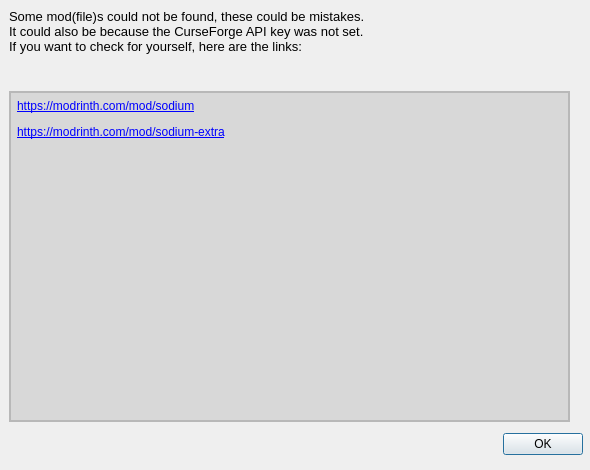
<?xml version="1.0" encoding="UTF-8"?>
<ui version="4.0">
 <class>Dialog</class>
 <widget class="QDialog" name="Dialog">
  <property name="geometry">
   <rect>
    <x>0</x>
    <y>0</y>
    <width>590</width>
    <height>470</height>
   </rect>
  </property>
  <property name="minimumSize">
   <size>
    <width>590</width>
    <height>470</height>
   </size>
  </property>
  <property name="maximumSize">
   <size>
    <width>590</width>
    <height>470</height>
   </size>
  </property>
  <property name="windowTitle">
   <string>Mods not found</string>
  </property>
  <property name="windowIcon">
   <iconset>
    <normaloff>../icon/mc_mod_updater_icon.ico</normaloff>../icon/mc_mod_updater_icon.ico</iconset>
  </property>
  <property name="styleSheet">
   <string notr="true">/*
#scrollAreaWidgetContents {
	background-color: plum;
}
*/

#scrollAreaWidgetContents QLabel {
	padding: 3px;
	background-color: rgba(0, 0, 0, 0.1);
}
</string>
  </property>
  <widget class="QLabel" name="warningLabel">
   <property name="geometry">
    <rect>
     <x>9</x>
     <y>9</y>
     <width>568</width>
     <height>71</height>
    </rect>
   </property>
   <property name="font">
    <font>
     <family>Segoe UI</family>
     <pointsize>10</pointsize>
    </font>
   </property>
   <property name="text">
    <string>Some mod(file)s could not be found, these could be mistakes. 
It could also be because the CurseForge API key was not set. 
If you want to check for yourself, here are the links:</string>
   </property>
   <property name="alignment">
    <set>Qt::AlignLeading|Qt::AlignLeft|Qt::AlignTop</set>
   </property>
   <property name="wordWrap">
    <bool>true</bool>
   </property>
  </widget>
  <widget class="QFrame" name="frame">
   <property name="geometry">
    <rect>
     <x>9</x>
     <y>91</y>
     <width>561</width>
     <height>331</height>
    </rect>
   </property>
   <property name="styleSheet">
    <string notr="true"/>
   </property>
   <property name="frameShape">
    <enum>QFrame::StyledPanel</enum>
   </property>
   <property name="frameShadow">
    <enum>QFrame::Raised</enum>
   </property>
   <layout class="QVBoxLayout" name="verticalLayout">
    <property name="spacing">
     <number>0</number>
    </property>
    <property name="leftMargin">
     <number>0</number>
    </property>
    <property name="topMargin">
     <number>0</number>
    </property>
    <property name="rightMargin">
     <number>0</number>
    </property>
    <property name="bottomMargin">
     <number>0</number>
    </property>
    <item>
     <widget class="QScrollArea" name="scrollArea">
      <property name="widgetResizable">
       <bool>true</bool>
      </property>
      <property name="alignment">
       <set>Qt::AlignLeading|Qt::AlignLeft|Qt::AlignTop</set>
      </property>
      <widget class="QWidget" name="scrollAreaWidgetContents">
       <property name="geometry">
        <rect>
         <x>0</x>
         <y>0</y>
         <width>557</width>
         <height>327</height>
        </rect>
       </property>
       <layout class="QVBoxLayout" name="verticalLayout_2">
        <property name="spacing">
         <number>5</number>
        </property>
        <property name="leftMargin">
         <number>0</number>
        </property>
        <property name="topMargin">
         <number>0</number>
        </property>
        <property name="rightMargin">
         <number>0</number>
        </property>
        <property name="bottomMargin">
         <number>0</number>
        </property>
        <item>
         <widget class="QLabel" name="modsLabel">
          <property name="sizePolicy">
           <sizepolicy hsizetype="Preferred" vsizetype="Preferred">
            <horstretch>0</horstretch>
            <verstretch>0</verstretch>
           </sizepolicy>
          </property>
          <property name="minimumSize">
           <size>
            <width>0</width>
            <height>0</height>
           </size>
          </property>
          <property name="text">
           <string>&lt;html&gt;&lt;head/&gt;&lt;body&gt;&lt;p&gt;&lt;a href=&quot;https://modrinth.com/mod/sodium&quot;&gt;&lt;span style=&quot; text-decoration: underline; color:#0000ff;&quot;&gt;https://modrinth.com/mod/sodium&lt;/span&gt;&lt;/a&gt;&lt;/p&gt;&lt;p&gt;&lt;a href=&quot;https://modrinth.com/mod/sodium-extra&quot;&gt;&lt;span style=&quot; text-decoration: underline; color:#0000ff;&quot;&gt;https://modrinth.com/mod/sodium-extra&lt;/span&gt;&lt;/a&gt;&lt;/p&gt;&lt;/body&gt;&lt;/html&gt;</string>
          </property>
          <property name="alignment">
           <set>Qt::AlignLeading|Qt::AlignLeft|Qt::AlignTop</set>
          </property>
          <property name="wordWrap">
           <bool>true</bool>
          </property>
          <property name="textInteractionFlags">
           <set>Qt::LinksAccessibleByKeyboard|Qt::LinksAccessibleByMouse</set>
          </property>
         </widget>
        </item>
       </layout>
      </widget>
     </widget>
    </item>
   </layout>
  </widget>
  <widget class="QDialogButtonBox" name="buttonBox">
   <property name="geometry">
    <rect>
     <x>12</x>
     <y>430</y>
     <width>571</width>
     <height>28</height>
    </rect>
   </property>
   <property name="orientation">
    <enum>Qt::Horizontal</enum>
   </property>
   <property name="standardButtons">
    <set>QDialogButtonBox::Ok</set>
   </property>
  </widget>
 </widget>
 <resources/>
 <connections>
  <connection>
   <sender>buttonBox</sender>
   <signal>accepted()</signal>
   <receiver>Dialog</receiver>
   <slot>accept()</slot>
   <hints>
    <hint type="sourcelabel">
     <x>248</x>
     <y>254</y>
    </hint>
    <hint type="destinationlabel">
     <x>157</x>
     <y>274</y>
    </hint>
   </hints>
  </connection>
  <connection>
   <sender>buttonBox</sender>
   <signal>rejected()</signal>
   <receiver>Dialog</receiver>
   <slot>reject()</slot>
   <hints>
    <hint type="sourcelabel">
     <x>316</x>
     <y>260</y>
    </hint>
    <hint type="destinationlabel">
     <x>286</x>
     <y>274</y>
    </hint>
   </hints>
  </connection>
 </connections>
</ui>
